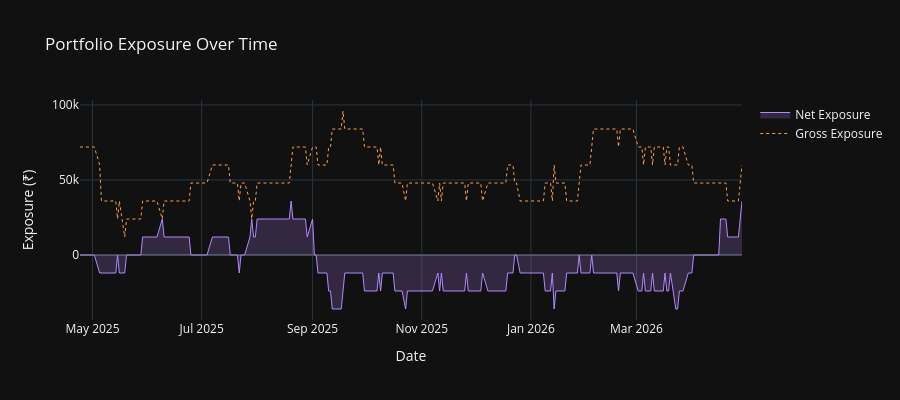

The cell this chart's notebook holds for it:
### Markdown cell above
## 7. Net Market Exposure

Are we truly market-neutral? Net exposure should hover near zero.

### Code cell
# Net exposure over time
exposure = compute_net_exposure(
    bt['signals'], 
    bt['position_sizes']['capital_per_pair']
)

fig = go.Figure()
fig.add_trace(go.Scatter(
    x=exposure.index, y=exposure['net_exposure'],
    name='Net Exposure', fill='tozeroy',
    line=dict(color='#b388ff', width=1),
    fillcolor='rgba(179,136,255,0.2)'
))
fig.add_trace(go.Scatter(
    x=exposure.index, y=exposure['gross_exposure'],
    name='Gross Exposure',
    line=dict(color='#ff9f43', width=1, dash='dot')
))
fig.add_hline(y=0, line_color='gray', opacity=0.3)

fig.update_layout(
    title='Portfolio Exposure Over Time',
    xaxis_title='Date', yaxis_title='Exposure (₹)',
    height=400, template='plotly_dark',
)
fig.show()

avg_net = exposure['net_exposure'].mean()
avg_gross = exposure['gross_exposure'].mean()
print(f"Average net exposure: ₹{avg_net:,.0f} (should be near 0)")
print(f"Average gross exposure: ₹{avg_gross:,.0f}")

### Figure 1 — Plotly figure (JSON) as saved in the notebook; plotly's stock layout.template omitted (floating-point values rounded to 4 significant figures; data arrays with more than 128 entries replaced by an {"elided": "..."} marker saying what was removed)
{"data": [{"fill": "tozeroy", "fillcolor": "rgba(179,136,255,0.2)", "line": {"color": "#b388ff", "width": 1}, "name": "Net Exposure", "type": "scatter", "x": {"elided": "252 str values"}, "y": {"elided": "252 float values"}}, {"line": {"color": "#ff9f43", "dash": "dot", "width": 1}, "name": "Gross Exposure", "type": "scatter", "x": {"elided": "252 str values"}, "y": {"elided": "252 float values"}}], "layout": {"height": 400, "shapes": [{"line": {"color": "gray"}, "opacity": 0.3, "type": "line", "x0": 0, "x1": 1, "xref": "x domain", "y0": 0, "y1": 0, "yref": "y"}], "title": {"text": "Portfolio Exposure Over Time"}, "xaxis": {"title": {"text": "Date"}}, "yaxis": {"title": {"text": "Exposure (₹)"}}}}
